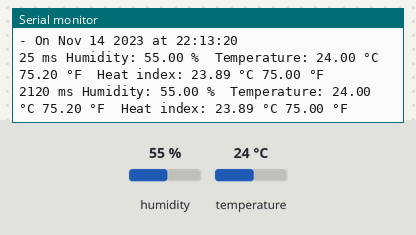
This sketch was run on a simulated Arduino Uno, built with avr-gcc and run on an emulated ATmega328P. On the bench: the last lines printed to the serial monitor. The inputs (shaded band) are chosen by the test bench; at power-on: humidity 55 %, temperature 24 °C.

Above: at 2.9 s.
3.0 s: humidity set to 22 %
At 5.4 s:
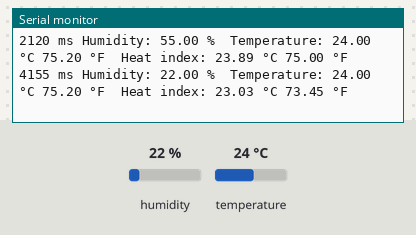
5.7 s: temperature set to 12 °C
At 7.2 s:
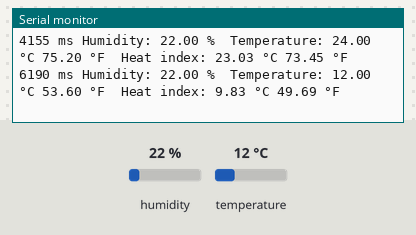
8.4 s: humidity set to 40 %
At 11.5 s:
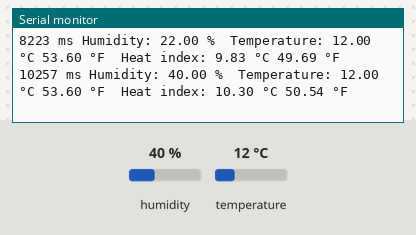
Timing chart, 0 to 13.0 s (numbered marks = the images above; inputs shaded):
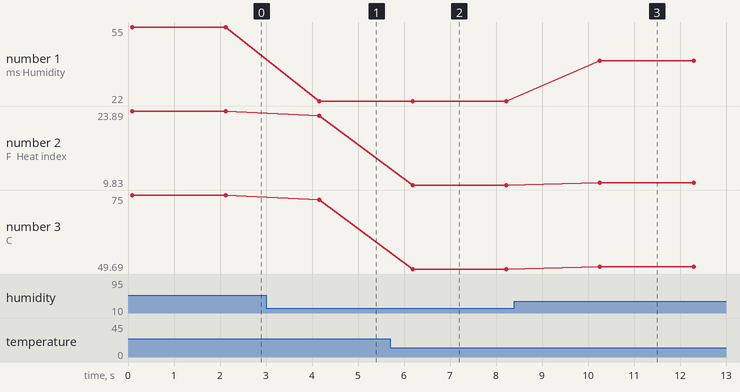

The sketch:

DHT22.ino
```cpp
#include "DHT.h" //including the dht22 library
// https://github.com/adafruit/DHT-sensor-library
#define DHTPIN 8 //Declaring pin 9 of arduino for the dht22
#define DHTTYPE DHT22 //Defining which type of dht22 we are using (DHT22 or DHT11)

const uint32_t SERIAL_SPEED        = 9600; ///< Set the baud rate for Serial I/O

DHT dht(DHTPIN, DHTTYPE); //Declaring a variable named dht

void setup() {
  Serial.begin (SERIAL_SPEED); //setting the baud rate at 9600
  #ifdef  __AVR_ATmega32U4__  // If this is a 32U4 processor, then wait for the serial interface to initialize
    delay(3000);
  #endif
  Serial.print (F("\nStarting Set program\n"));
  Serial.print (F("- Compiled with c++ version "));
  Serial.print (F(__VERSION__));
  Serial.print (F("\n- On "));
  Serial.print (F(__DATE__));
  Serial.print (F(" at "));
  Serial.print (F(__TIME__));
  Serial.print (F("\n"));
  dht.begin (); //This command will start to receive the values from dht22
}

void loop() {
  float hum = dht.readHumidity ();
  float temp = dht.readTemperature (); // Reading the temperature as Celsius
  float fah = dht.readTemperature (true);
  if (isnan (hum) || isnan (temp) || isnan (fah)) {
    Serial.println ("Failed to read from DHT sensor!");
    return;
  }
  float heat_index = dht.computeHeatIndex (fah, hum);
  float heat_indexC = dht.convertFtoC (heat_index);
  Serial.print (millis ());
  Serial.print (" ms ");
  Serial.print ("Humidity: ");
  Serial.print (hum);
  Serial.print (" %\t");
  Serial.print ("Temperature: ");
  Serial.print (temp);
  Serial.print (" °C ");
  Serial.print (fah);
  Serial.print (" °F\t");
  Serial.print ("Heat index: ");
  Serial.print (heat_indexC);
  Serial.print (" °C ");
  Serial.print (heat_index);
  Serial.println (" °F ");
  delay (2000);
}
```

Measured:
- after the input at 3.0 s, the serial monitor: prints a new line after 1.2 s (image 1)
- after the input at 5.7 s, the serial monitor: prints a new line after 0.49 s (image 2)
- after the input at 8.4 s, the serial monitor: prints a new line after 1.9 s (image 3)
- plotted number 1: 22 → 40 after the input at 8.4 s
- plotted number 2: 23.89 → 23.03 after the input at 3.0 s, 23.03 → 9.83 after the input at 5.7 s, 9.83 → 10.3 after the input at 8.4 s
- plotted number 3: 75 → 73.45 after the input at 3.0 s, 73.45 → 49.69 after the input at 5.7 s, 49.69 → 50.54 after the input at 8.4 s
